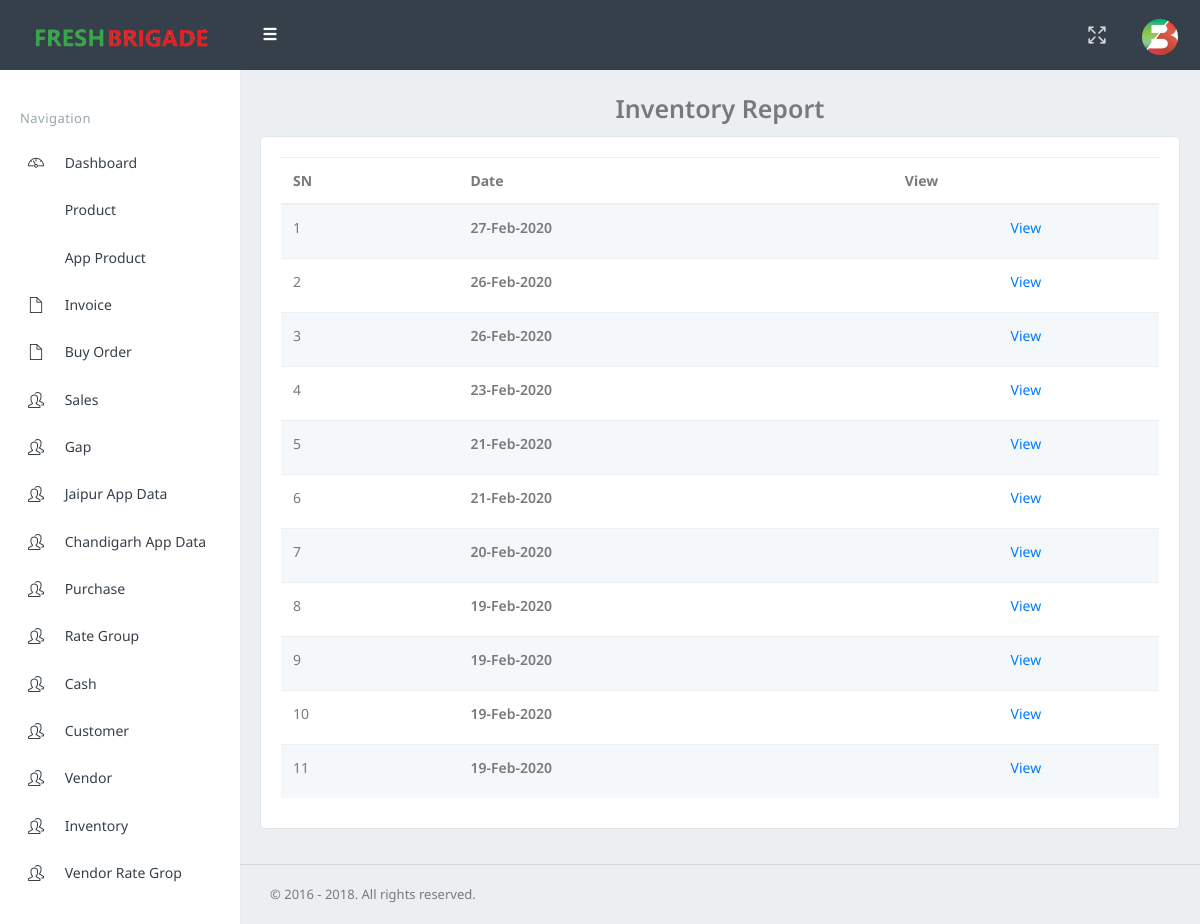
/view_gap.php (signed in), run on the app's committed database.
### tables this page shows
CREATE TABLE `buylist` (
  `sn` int(11) NOT NULL,
  `id` text NOT NULL,
  `date` text NOT NULL
);

### view_gap.php (the view, shortened to what this page needs)
<!DOCTYPE html>
<html>
<?php
include("common/connect.php");
$query2 = mysqli_query($con, "SELECT * FROM `buylist` order BY `date` DESC");
?>
<head>
    <link href="assets/css/bootstrap.min.css" rel="stylesheet" type="text/css" />
    <link href="assets/css/icons.css" rel="stylesheet" type="text/css" />
    <link href="assets/css/style.css" rel="stylesheet" type="text/css" />
</head>
<body class="fixed-left">
    <div id="wrapper">
        <?php
        include("common/header.php");
        ?>
        <?php
        include("common/sidebar.php");
        ?>
        <div class="content-page">
            <div class="content">
                <div class="container-fluid">
                    <div class="row">
                        <div class="col-lg-12" align="center">
                            <label style="font-size:25px;">Inventory Report</label>
                        </div>
                    </div>
                    <div class="card-box">
                        <div class="row">
                            <div class="col-sm-12">
                                <form method="post" action="purchase-rate.php">
                                    <table class="table table-striped add-edit-table" id="datatable-editable">
                                        <thead>
                                            <tr>
                                                <th>SN </th>
                                                <th>Date</th>
                                                <th>View </th>
                                            </tr>
                                        </thead>
                                        <tbody>
                                            <tr>
                                                <?php
                                                $i = 1;
                                                while ($b = mysqli_fetch_assoc($query2)) {
                                                ?>
                                                    <td><?php echo $i; ?> </td>
                                                    <td> <label><?php echo $b['date']; ?></label></td>
                                                    <td class="actions" align="center">
                                                        <a href="view_gap_details.php?id=<?php echo $b['id']; ?>">View </i></a> </td>
                                            </tr>
                                        <?php
                                                    $i++;
                                                }
                                        ?>
                                        </tbody>
                                    </table>
                                </form>
                            </div>
                        </div>
                    </div>
                </div>
            </div>
        </div>
        <footer class="footer text-right">
            &copy; 2016 - 2018. All rights reserved.
        </footer>
    </div>
</body>
</html>

### data on the page
buylist: date "27-Feb-2020"
buylist: date "26-Feb-2020"
buylist: date "26-Feb-2020"
buylist: date "23-Feb-2020"
buylist: date "21-Feb-2020"
buylist: date "21-Feb-2020"
buylist: date "20-Feb-2020"
buylist: date "19-Feb-2020"
buylist: date "19-Feb-2020"
buylist: date "19-Feb-2020"
buylist: date "19-Feb-2020"
